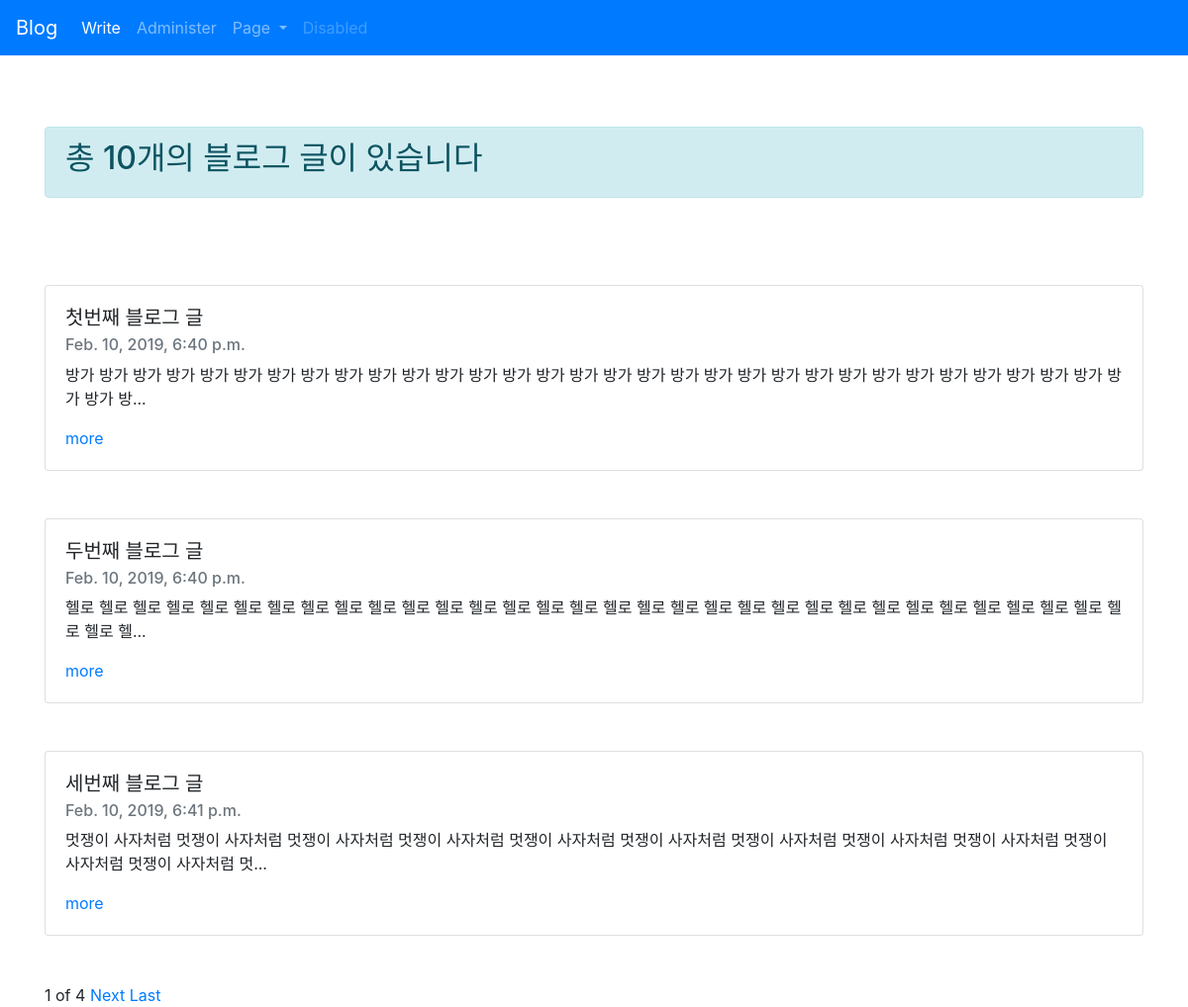
The page / on the database its author committed.
### blogapp/models.py (models this page shows, shortened)
class Blog(models.Model):
    title=models.CharField(max_length=200)
    pub_date = models.DateTimeField('date published')
    body= models.TextField()
    def summary(self):
        return self.body[:100]

### blogapp/views.py (the view)
# urls.py: path('',blogapp.views.home, name='home'),
def home(request):
    blogs = Blog.objects #쿼리셋
    blog_list = Blog.objects.all() #블로그 모든 글들을 대상
    paginator= Paginator(blog_list, 3) #모든 블로그객체 3개씩 잘라주기!
    page = request.GET.get('page') #request 페이지가 뭔지를 알아내고 (request페이지를 변수에 담아낸다)
    posts=paginator.get_page(page)#request된 페이지를 얻어온뒤 return해준다
    return render(request,'home.html',{'blogs' : blogs, 'posts':posts})

### blogapp/templates/home.html (shortened to what this page needs)
{%extends 'base.html'%}
{% block contents%}
<body>
    <div class="container">
        <div class="alert alert-info" role="alert">
            <h2>총 {{blogs.count}}개의 블로그 글이 있습니다</h2>
        </div>
        <br><br><br>
        {% for blog in posts %}
        <div class="card">
            <div class="card-body">
                <h5 class="card-title">{{blog.title}}</h5>
                <h6 class="card-subtitle mb-2 text-muted">{{blog.pub_date}}</h6>
                <p class="card-text">{{blog.summary}}...</p>
                <a href=" {%url 'detail' blog.id%} ">more</a>
            </div>
        </div>
        <br><br>
        {%endfor%}
        <span>{{posts.number}}</span>
        <span>of</span>
        <span>{{posts.paginator.num_pages}}</span>
        {%if posts.has_next%}
        <a href="?page={{posts.next_page_number}}">Next</a>
        <a href="?page={{posts.paginator.num_pages}}">Last</a>
        {%endif%}
    </div>
</body>
</html>
{% endblock %}

### rows shown on the page
Blog: title "첫번째 블로그 글", pub_date "Feb. 10, 2019, 6:40 p.m.", summary "방가 방가 방가 방가 방가 방가 방가 방가 방가 방가 방가 방가 방가 방가 방가 방가 방가 방가 방가 방가 방가 방가 방가 방가 방가 방가 방가 방가 방가 방가 방가 방가 방가 방"
Blog: title "두번째 블로그 글", pub_date "Feb. 10, 2019, 6:40 p.m.", summary "헬로 헬로 헬로 헬로 헬로 헬로 헬로 헬로 헬로 헬로 헬로 헬로 헬로 헬로 헬로 헬로 헬로 헬로 헬로 헬로 헬로 헬로 헬로 헬로 헬로 헬로 헬로 헬로 헬로 헬로 헬로 헬로 헬로 헬"
Blog: title "세번째 블로그 글", pub_date "Feb. 10, 2019, 6:41 p.m.", summary "멋쟁이 사자처럼 멋쟁이 사자처럼 멋쟁이 사자처럼 멋쟁이 사자처럼 멋쟁이 사자처럼 멋쟁이 사자처럼 멋쟁이 사자처럼 멋쟁이 사자처럼 멋쟁이 사자처럼 멋쟁이 사자처럼 멋쟁이 사자처럼 멋"

### other values the page prints
{{ blogs.count }} "10"
{{ posts.number }} "1"
{{ posts.paginator.num_pages }} "4"
